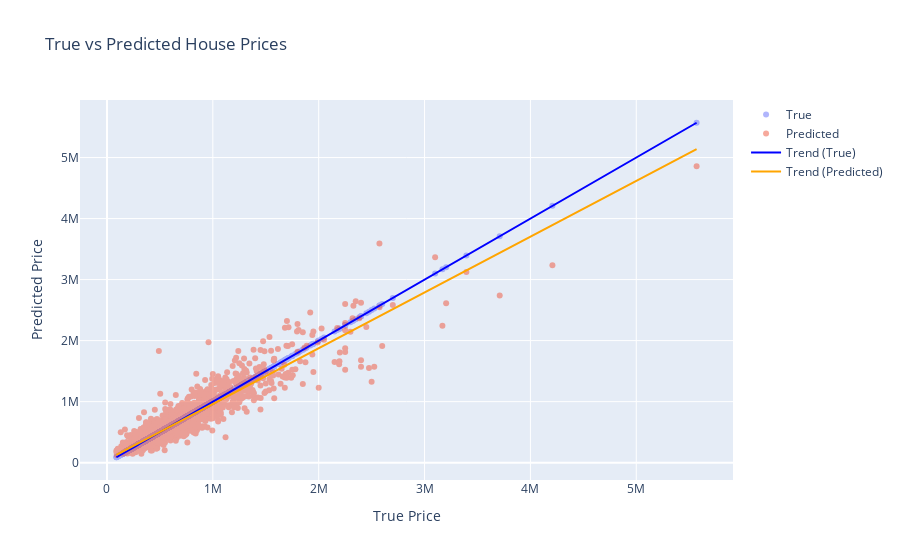

The notebook cell this image was saved under:
### Code cell
# create a scatter plot with true prices in blue and predicted prices in orange
fig = go.Figure()
fig.add_trace(go.Scatter(x=y_test, y=y_test, mode='markers', name='True', opacity=0.5))
fig.add_trace(go.Scatter(x=y_test, y=y_pred, mode='markers', name='Predicted', opacity=0.5))

# add trend lines
fig.add_trace(go.Scatter(x=y_test, y=np.poly1d(np.polyfit(y_test, y_test, 1))(y_test),
                    mode='lines', name='Trend (True)', line=dict(color='blue')))
fig.add_trace(go.Scatter(x=y_test, y=np.poly1d(np.polyfit(y_test, y_pred, 1))(y_test),
                    mode='lines', name='Trend (Predicted)', line=dict(color='orange')))

# set axis labels and title
fig.update_layout(xaxis_title='True Price', yaxis_title='Predicted Price', title='True vs Predicted House Prices')

# show the plot
fig.show()

### Figure 1 — Plotly figure (JSON) as saved in the notebook; plotly's stock layout.template omitted (floating-point values rounded to 4 significant figures; data arrays with more than 128 entries replaced by an {"elided": "..."} marker saying what was removed)
{"data": [{"mode": "markers", "name": "True", "opacity": 0.5, "type": "scatter", "x": {"elided": "4323 int values"}, "y": {"elided": "4323 int values"}}, {"mode": "markers", "name": "Predicted", "opacity": 0.5, "type": "scatter", "x": {"elided": "4323 int values"}, "y": {"elided": "4323 float values"}}, {"line": {"color": "blue"}, "mode": "lines", "name": "Trend (True)", "type": "scatter", "x": {"elided": "4323 int values"}, "y": {"elided": "4323 float values"}}, {"line": {"color": "orange"}, "mode": "lines", "name": "Trend (Predicted)", "type": "scatter", "x": {"elided": "4323 int values"}, "y": {"elided": "4323 float values"}}], "layout": {"title": {"text": "True vs Predicted House Prices"}, "xaxis": {"title": {"text": "True Price"}}, "yaxis": {"title": {"text": "Predicted Price"}}}}
